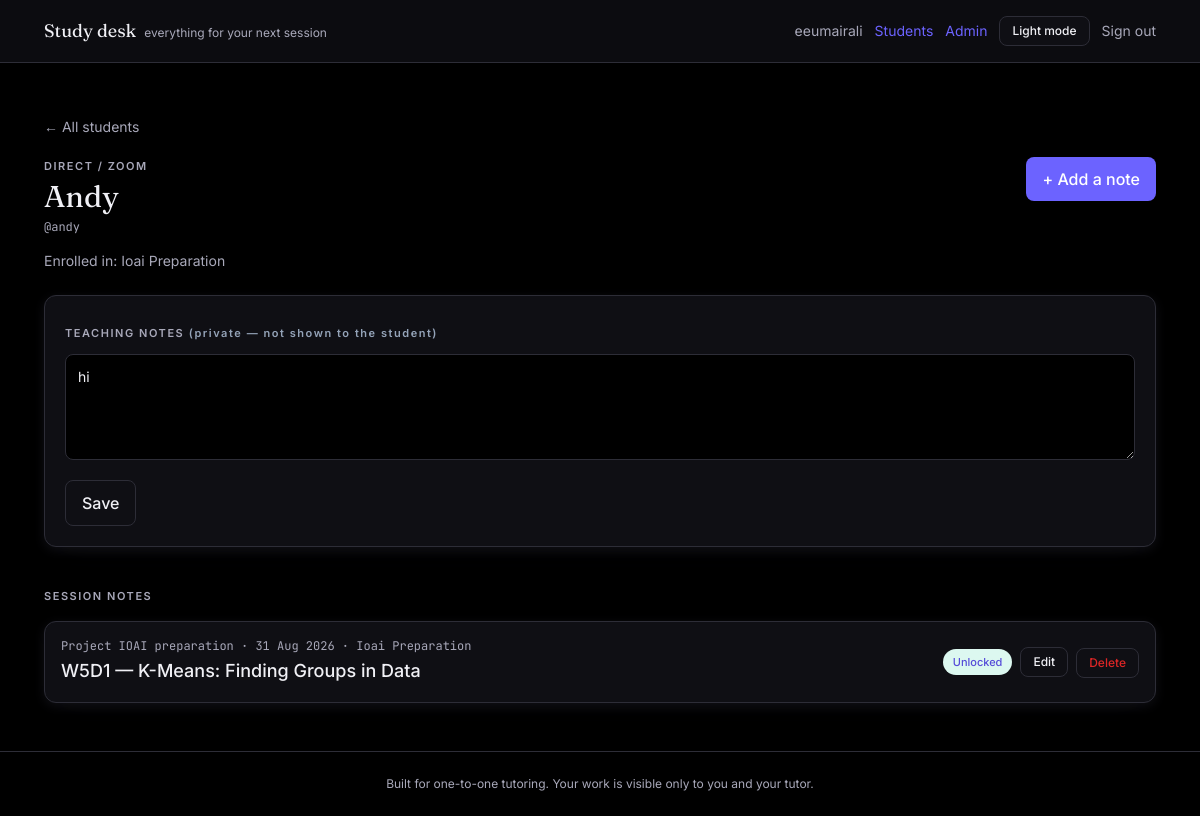
The app's page /students/2/ (signed in) with its own data.
### accounts/models.py (models this page shows, shortened)
class StudentProfile(models.Model):
    PLATFORMS = [
        ("fiverr", "Fiverr"),
        ("preply", "Preply"),
        ("direct", "Direct / Zoom"),
    ]
    user = models.OneToOneField(
        settings.AUTH_USER_MODEL, on_delete=models.CASCADE, related_name="student_profile"
    )
    display_name = models.CharField(
        max_length=60, help_text="What the student is called in lessons. A first name is enough."
    )
    platform = models.CharField(max_length=20, choices=PLATFORMS, default="direct")
    is_minor = models.BooleanField(
        default=False, help_text="Tick if under 18. Guardian contact is then required."
    )
    guardian_email = models.EmailField(
        blank=True, help_text="Only for students under 18. Leave empty otherwise."
    )
    notes = models.TextField(
        blank=True, help_text="Teaching notes only. Do not store anything sensitive here."
    )
    created_at = models.DateTimeField(auto_now_add=True)
    class Meta:
        ordering = ["display_name"]

### learning/models.py (models this page shows, shortened)
class Course(models.Model):
    SUBJECTS = [
        ("python", "Python"),
        ("data", "Data science"),
        ("ml", "Machine learning / computer vision"),
        ("matlab", "MATLAB"),
        ("robotics", "Arduino / Webots robotics"),
        ("exam", "Exam preparation"),
    ]
    title = models.CharField(max_length=120)
    slug = models.SlugField(unique=True)
    subject = models.CharField(max_length=20, choices=SUBJECTS, default="python")
    description = models.TextField(blank=True)
    is_published = models.BooleanField(
        default=True, help_text="Untick to hide from students while you build it."
    )
    created_at = models.DateTimeField(auto_now_add=True)
    class Meta:
        ordering = ["title"]

class Lesson(models.Model):
    course = models.ForeignKey(Course, on_delete=models.CASCADE, related_name="lessons", null=True, blank=True)
    student = models.ForeignKey(
        settings.AUTH_USER_MODEL, on_delete=models.CASCADE, related_name="personal_lessons",
        null=True, blank=True, help_text="Set for a dated document written for one student.",
    )
    date = models.DateField(null=True, blank=True, help_text="Orders this on the student's timeline.")
    order = models.PositiveIntegerField(default=1, help_text="Position in the course (shared curriculum lessons only).")
    title = models.CharField(max_length=140)
    subtitle = models.CharField(max_length=255, blank=True)
    description = models.TextField(blank=True, help_text="What the student will do this session. (Legacy field — new lessons use markdown_source.)")
    markdown_source = models.TextField(blank=True, help_text="The lesson document. See skills/FORMAT_SPEC.md.")
    meta = models.JSONField(default=dict, blank=True, help_text="Unknown front-matter keys, rendered as header pills.")
    hint_seconds_default = models.PositiveIntegerField(default=20)
    is_published = models.BooleanField(default=True, help_text="Locked (unticked) lessons are invisible to the student.")
    class Meta:
        ordering = ["-date", "order", "id"]

### learning/views.py (the view)
# urls.py: path("students/<int:user_id>/", views.student_detail, name="student_detail"),
@staff_member_required
def student_detail(request, user_id):
    student = get_object_or_404(User, pk=user_id)
    profile = getattr(student, "student_profile", None)
    if request.method == "POST" and request.POST.get("action") == "save_profile" and profile:
        profile.notes = request.POST.get("notes", "")
        profile.save(update_fields=["notes"])
        return redirect("student_detail", user_id=student.id)
    lessons = sorted(
        Lesson.objects.filter(student=student).order_by("-date", "-id"),
        key=lambda l: "project" not in l.meta,
    )
    courses = Course.objects.filter(enrollments__student=student, enrollments__is_active=True)
    return render(request, "learning/tutor/student_detail.html", {
        "student": student, "profile": profile, "lessons": lessons, "courses": courses,
    })

### templates/learning/tutor/student_detail.html (shortened to what this page needs)
{% extends "base.html" %}
{% block content %}
<a href="{% url 'student_list' %}" class="text-sm text-slate-500 hover:text-ink">&larr; All students</a>
<div class="mt-4 flex flex-wrap items-start justify-between gap-4">
  <div>
    <p class="eyebrow">{% if profile %}{{ profile.get_platform_display }}{% else %}No profile{% endif %}{% if profile.is_minor %} · minor{% endif %}</p>
    <h1 class="mt-1 font-display text-3xl">{{ profile.display_name|default:student.username }}</h1>
    <p class="mt-1 font-mono text-xs text-slate-500">@{{ student.username }}{% if profile.guardian_email %} · guardian: {{ profile.guardian_email }}{% endif %}</p>
  </div>
  <a href="{% url 'lesson_upload' student.id %}" class="btn-primary shrink-0">+ Add a note</a>
</div>
{% if courses %}
  <p class="mt-4 text-sm text-slate-500">Enrolled in: {% for c in courses %}{{ c.title }}{% if not forloop.last %}, {% endif %}{% endfor %}</p>
{% endif %}
{% if profile %}
<form method="post" class="card mt-6 p-5">
  <label class="eyebrow" for="notes">Teaching notes <span class="normal-case text-slate-400">(private — not shown to the student)</span></label>
  <textarea id="notes" name="notes" rows="4" class="mt-2 w-full rounded-lg border border-line bg-paper p-3 text-sm focus:outline-none focus:ring-2 focus:ring-teal-600">{{ profile.notes }}</textarea>
  <button type="submit" class="btn-quiet mt-3">Save</button>
</form>
{% endif %}
<h2 class="mt-10 eyebrow">Session notes</h2>
{% if lessons %}
  <ol class="mt-4 divide-y divide-line overflow-hidden rounded-xl border border-line bg-card shadow-card">
    {% for lesson in lessons %}
      <li class="flex items-center gap-2 p-4">
        <a href="{% url 'lesson_tutor_view' lesson.id %}" class="flex min-w-0 flex-1 items-center justify-between gap-4 transition hover:opacity-80">
          <div class="min-w-0">
            <p class="font-mono text-xs text-slate-500">{% if lesson.meta.project %}Project {{ lesson.meta.project }} · {% endif %}{{ lesson.date|default:"No date" }}{% if lesson.course %} · {{ lesson.course.title }}{% endif %}</p>
            <p class="mt-0.5 font-medium">{{ lesson.title }}</p>
          </div>
          <span class="shrink-0 rounded-full px-2.5 py-1 text-[11px] font-medium {% if lesson.is_published %}bg-mint-100 text-teal-700{% else %}bg-paper text-slate-500{% endif %}">
            {% if lesson.is_published %}Unlocked{% else %}Locked{% endif %}
          </span>
        </a>
        <a href="{% url 'lesson_edit' student.id lesson.id %}" class="btn-quiet shrink-0 px-3 py-1.5 text-xs">Edit</a>
        <form method="post" action="{% url 'lesson_delete' lesson.id %}"
              onsubmit="return confirm('Delete “{{ lesson.title }}”? This removes the student’s saved answers too. This cannot be undone.');">
          <button type="submit" class="btn-quiet shrink-0 px-3 py-1.5 text-xs text-red-600 hover:border-red-300">Delete</button>
        </form>
      </li>
    {% endfor %}
  </ol>
{% else %}
  <div class="card mt-4 p-8 text-center">
    <p class="font-display text-xl">No notes yet</p>
    <p class="mt-2 text-sm text-slate-500">Add the first one — paste or upload a Markdown file.</p>
  </div>
{% endif %}
{% endblock %}

### templates/base.html (shortened to what this page needs)
{% load static %}<!doctype html>
<html lang="en" class="h-full">
<head>
<link rel="stylesheet" href="{% static 'css/app.css' %}">
</head>
<body class="min-h-full flex flex-col">
<header class="border-b border-line bg-card/80 backdrop-blur">
  <div class="mx-auto flex max-w-6xl items-center justify-between px-5 py-4">
    <a href="{% url 'dashboard' %}" class="flex items-baseline gap-2">
      <span class="font-display text-lg text-ink">Study desk</span>
      <span class="hidden text-xs text-slate-500 sm:inline">everything for your next session</span>
    </a>
    <div class="flex items-center gap-3 text-sm">
      {% if user.is_authenticated %}
        <span class="hidden text-slate-500 sm:inline">{{ user.student_profile.display_name|default:user.username }}</span>
        {% if user.is_staff %}
          <a class="text-teal-600 hover:underline" href="{% url 'student_list' %}">Students</a>
          <a class="text-teal-600 hover:underline" href="/admin/">Admin</a>
        {% endif %}
      {% endif %}
      <button type="button" data-theme-toggle class="btn-quiet px-3 py-1.5 text-xs">Light mode</button>
      {% if user.is_authenticated %}
        <form method="post" action="{% url 'logout' %}">{% csrf_token %}
          <button class="text-slate-500 hover:text-ink">Sign out</button>
        </form>
      {% endif %}
    </div>
  </div>
</header>
<main id="main" class="mx-auto w-full max-w-6xl flex-1 px-5 py-8 sm:py-12">
  {% block content %}{% endblock %}
</main>
<footer class="border-t border-line py-6 text-center text-xs text-slate-500">
  Built for one-to-one tutoring. Your work is visible only to you and your tutor.
</footer>
</body>
</html>

### records on screen
StudentProfile: platform "DIRECT / ZOOM", display_name "Andy", notes "hi"
Course: title "Ioai Preparation"
Lesson: meta.project "IOAI preparation", date "31 Aug 2026", course "Ioai Preparation", title "W5D1 — K-Means: Finding Groups in Data", is_published "Unlocked"

### other values on screen
{{ user.student_profile.display_name|default:user.username }} "eeumairali"
{{ student.username }} "andy"
